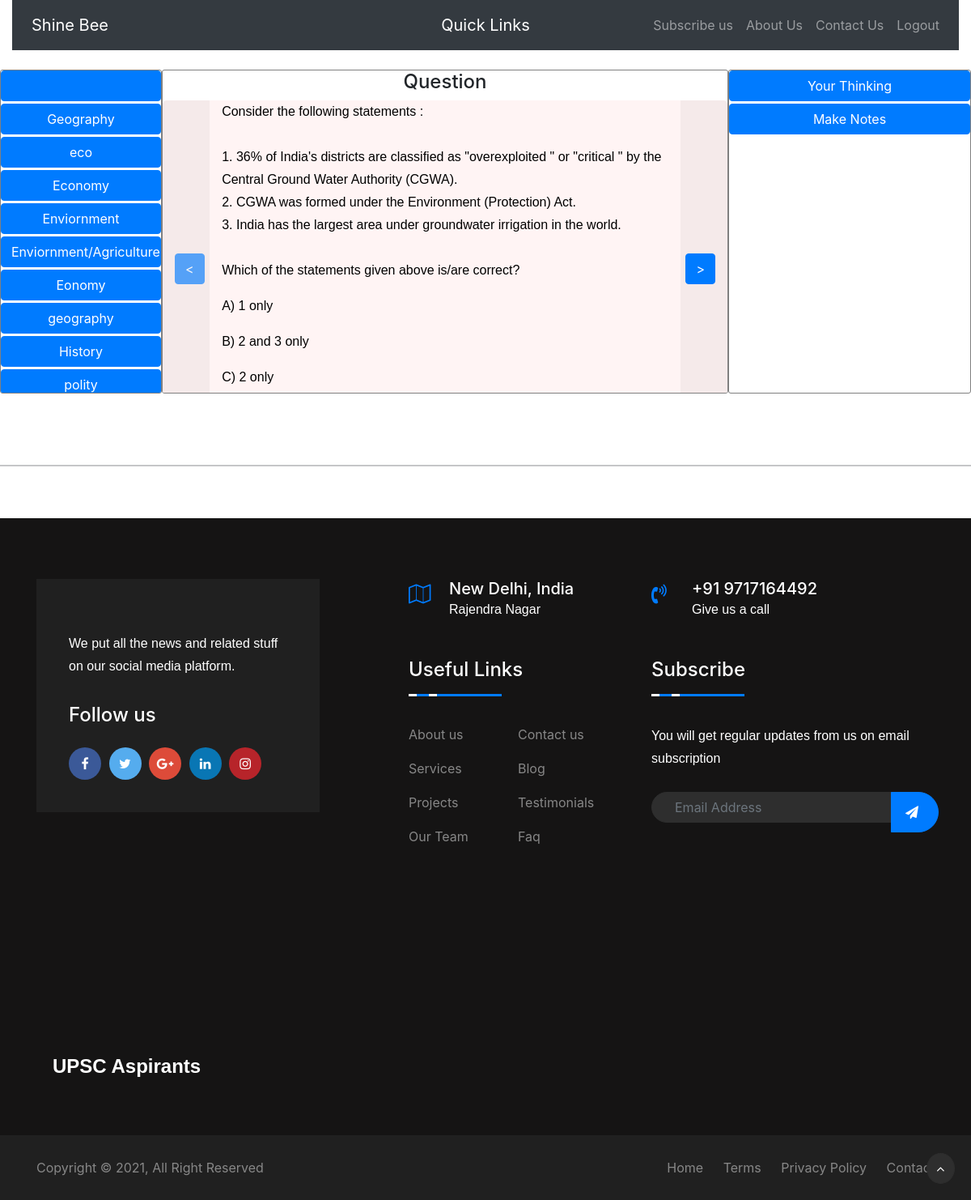
/pt_topicwise.php, run on the app's committed database.
### tables this page shows
CREATE TABLE `prelims_questions` (
  `id` int(12) NOT NULL,
  `question` text NOT NULL,
  `option1` text NOT NULL,
  `option2` text NOT NULL,
  `option3` text NOT NULL,
  `option4` text NOT NULL,
  `correct_option` text NOT NULL,
  `answer_description` text NOT NULL,
  `year` text NOT NULL,
  `question_number` int(12) NOT NULL,
  `tags` text NOT NULL,
  `topic` text NOT NULL,
  `question_type` text NOT NULL,
  `status` varchar(12) NOT NULL,
  `source` text NOT NULL,
  `level` int(12) NOT NULL,
  `knowledge_needed` text NOT NULL,
  `trick_needed` text NOT NULL,
  `current_static` varchar(100) NOT NULL,
  `reference` text NOT NULL,
  `observation` text NOT NULL
);

### pt_topicwise.php (the view, shortened to what this page needs)
<?php
	$servername = "localhost";
	$username = "hvlias";
	$password = "hvlias@123";
	$db = "db1";
	$connection = mysqli_connect($servername, $username, $password,$db);
        $sql = "select * from topic_question_pt order by topic, question_year, question_number asc limit 1";
		$result = mysqli_query($connection, $sql);
		$question_number2 = "";
        while ($row = mysqli_fetch_assoc($result))
        {
			$question_year = $row['question_year'];
			$question_number2 = $row['question_number'];
		}
		$sql2 = "select * from prelims_questions where year='$question_year' and question_number=$question_number2";
		$user = 'Manish';
        $result2 = mysqli_query($connection, $sql2);
        while ($row2 = mysqli_fetch_assoc($result2))
        {
            $question = $row2['question'];
            $option1 = $row2['option1'];
            $option2 = $row2['option2'];
			$option3 = $row2['option3'];
            $question_year = $row2['year'];
			$question_number2 = $row2['question_number'];
        }
		$user_next_question_sql = "select * from prelims_questions_answer where year='$question_year' and user_id='$user' and question_number=$question_number2";
		$user_result_next_question_sql = mysqli_query($connection, $user_next_question_sql);
		$user_row_result_next_question_sql = mysqli_num_rows($user_result_next_question_sql);
		$tags_present = "";
		if ($user_row_result_next_question_sql>0)
		{
			while ($user_row_result = mysqli_fetch_assoc($user_result_next_question_sql))
			{
				$tags_present = $user_row_result['tags'];
			}
		}
?>
<!DOCTYPE html>
<html lang="en">
    <head>
        <link href="css/styles.css" rel="stylesheet" />
		<link href="css/footer.css" rel="stylesheet" />
		<link rel="stylesheet" href="https://stackpath.bootstrapcdn.com/bootstrap/4.5.0/css/bootstrap.min.css">
		<link rel="stylesheet" href="https://maxcdn.bootstrapcdn.com/font-awesome/4.7.0/css/font-awesome.min.css">
    </head>
    <body>
				<br/>
                <div class="container-fluid">
                    <div class="row">
						<div class="col-sm-2" style="border: 1px solid grey; height: 400px; overflow: scroll; border-radius:3px">
							<?php
								$sql_topic = "select distinct topic from topic_question_pt order by topic";
								$result_topic = mysqli_query($connection, $sql_topic);
								while ($row_topic = mysqli_fetch_assoc($result_topic))
								{
									$topic = $row_topic['topic'];
									$tag = "#topic".$topic;
									$tag2 = "topic".$topic;
									echo '<div class="row" style="margin-bottom:3px">';
									echo '<button class="btn btn-primary" type="button" data-toggle="collapse" data-target="'.$tag.'" aria-expanded="true" aria-controls="'.$tag2.'">'.$topic.'</button>';
									echo '</div>';
								}
							?>
						</div>
						<div class="col-sm-7" style="border: 1px solid grey; height: 400px; overflow: scroll; border-radius:3px">
						<h4 style="text-align:center">Question</h4>
							<div class="row" style="background-color: #f5eaea; border-radius:5px;">
							<div class="col-sm-1 my-auto">
								<button type="button" class="btn btn-primary float-left" name="Previous" value="Previous" id="previousButton" <?php echo "disabled"; ?> ><</button>
							</div>
							<div class="col-sm-10" style="background-color: #fff4f4">
							<p id="question" style="color:black"><?php echo $question."<br/>"; ?></p>
							<p id="option1" style="color:black"><?php echo "A) ".$option1; ?></p>
							<p id="option2" style="color:black"><?php echo "B) ".$option2; ?></p>
							<p id="option3" style="color:black"><?php echo "C) ".$option3; ?></p>
							</div>
							<div class="col-sm-1 my-auto">
								<button type="button" class="btn btn-primary float-right" name="Next" value="Next" id="nextButton">></button>
							</div>
							</div>
							<br/>
							<br/>
							<br/>
							<br/>
							<br/>
							Tags: <input class="form-control" id="tags_value" <?php echo 'value="'.$tags_present.'"' ; ?> type="text"/><br/>
						</div>
						<div class="col-sm-3" style="border: 1px solid grey; height: 400px; overflow: scroll; border-radius:3px">
							<div class="row" style="margin-bottom:3px">
								<button class="btn btn-primary" type="button" data-toggle="collapse" data-target="#thinking" aria-expanded="true" aria-controls="thinking">Your Thinking</button>
								<br/>
							</div>
							<div class="row" style="margin-bottom:3px">
								<button class="btn btn-primary" type="button" data-toggle="collapse" data-target="#mynotesUpper" aria-expanded="true" aria-controls="mynotesUpper">Make Notes</button>
								<br/>
							</div>
						</div>
					</div>
					<br/>
                </div>
		<br/>
		<br/>
		<hr>
		<br/>
		<br/>
    </body>
</html>

### data on the page
prelims_questions: question "Consider the following statements : 1. 36% of India's districts are classified as \"overexploited \" or \"critical \" by the Central Ground Water Authority (CGWA). 2. CGWA was formed under the Environment (Protection) Act. 3. India has the largest area under groundwater irrigation in the world. Which of the statements given above is/are correct?", option1 "1 only", option2 "2 and 3 only", option3 "2 only"

### other printed values
$topic "Geography"
$topic "eco"
$topic "Economy"
$topic "Enviornment"
$topic "Enviornment/Agriculture"
$topic "Eonomy"
$topic "geography"
$topic "History"
$topic "polity"
